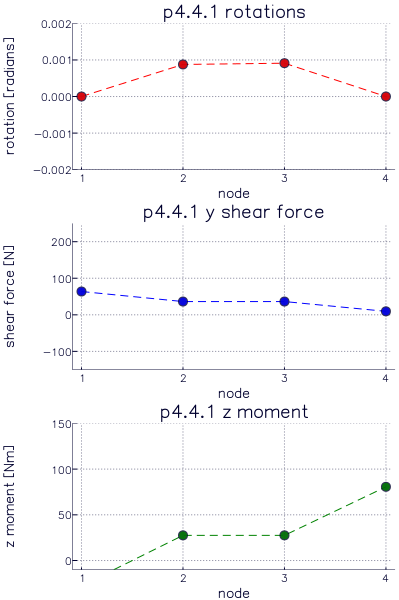

Generate this figure with Julia:
using CSoM

ProjDir = dirname(@__FILE__)

data = Dict(
  # Frame(nels, nn, ndim, nst, nip, finite_element(nod, nodof))
  :struc_el => Frame(3, 4, 3, 1, 1, Line(2, 3)),
  :properties => [
    4.0e6 1.0e6 0.3e6 0.3e6],
  :x_coords => [0.0, 5.0, 5.0, 5.0],
  :y_coords => [5.0, 5.0, 5.0, 0.0],
  :z_coords => [5.0, 5.0, 0.0, 0.0],
  :gamma => [0.0, 0.0, 90.0],
  :g_num => [
    1 3 4;
    2 2 3],
  :support => [
    (1, [0 0 0 0 0 0]),
    (4, [0 0 0 0 0 0])
    ],
  :loaded_nodes => [
    (2, [0.0 -100.0 0.0 0.0 0.0 0.0])]
)

data |> display
println()

@time m = CSoM.jFE4_4(data)
println()

if VERSION.minor > 5
  println("Displacements:")
  m.displacements' |> display
  println()

  println("Actions:")
  m.actions' |> display
  println()
else
  using DataFrames
  dis_df = DataFrame(
    x_translations = m.displacements[1, :],
    y_translations = m.displacements[2, :],
    rotations = m.displacements[3, :]
  )
  fm_df = DataFrame(
    x1_Force = m.actions[1, :],
    y1_Force = m.actions[2, :],
    z1_Moment = m.actions[3, :],
    x2_Force = m.actions[4, :],
    y2_Force = m.actions[5, :],
    z2_Moment = m.actions[6, :]
  )
  # Correct element forces and moments for equivalent nodal
  # forces and moments introduced for loading between nodes
  if :eq_nodal_forces_and_moments in keys(data)
    eqfm = data[:eq_nodal_forces_and_moments]
    k = data[:struc_el].fin_el.nod * data[:struc_el].fin_el.nodof

    for t in eqfm
      for i in 1:k
        fm_df[t[1], i] -= t[2][i]
      end
    end
  end
    
  display(dis_df)
  println()
  display(fm_df)
  
  using Plots
  gr(size=(400,600))

  p = Vector{Plots.Plot{Plots.GRBackend}}(3)
  titles = ["p4.4.1 rotations", "p4.4.1 y shear force", "p4.4.1 z moment"]
  moms = vcat(fm_df[:, :z1_Moment], fm_df[end, :z2_Moment])
  fors = vcat(fm_df[:, :y1_Force], fm_df[end, :y2_Force])
  x_coords = data[:x_coords]
  
  p[1] = plot(m.displacements[3,:], ylim=(-0.002, 0.002),
    xlabel="node", ylabel="rotation [radians]", color=:red,
    line=(:dash,1), marker=(:circle,4,0.8,stroke(1,:black)),
    title=titles[1], leg=false)
  p[2] = plot(fors, lab="y Shear force", ylim=(-150.0, 250.0),
    xlabel="node", ylabel="shear force [N]", color=:blue,
    line=(:dash,1), marker=(:circle,4,0.8,stroke(1,:black)),
    title=titles[2], leg=false)
  p[3] = plot(moms, lab="z Moment", ylim=(-10.0, 150.0),
    xlabel="node", ylabel="z moment [Nm]", color=:green,
    line=(:dash,1), marker=(:circle,4,0.8,stroke(1,:black)),
    title=titles[3], leg=false)

  plot(p..., layout=(3, 1))
  savefig(ProjDir*"/p4.4.1.png")
  
end
